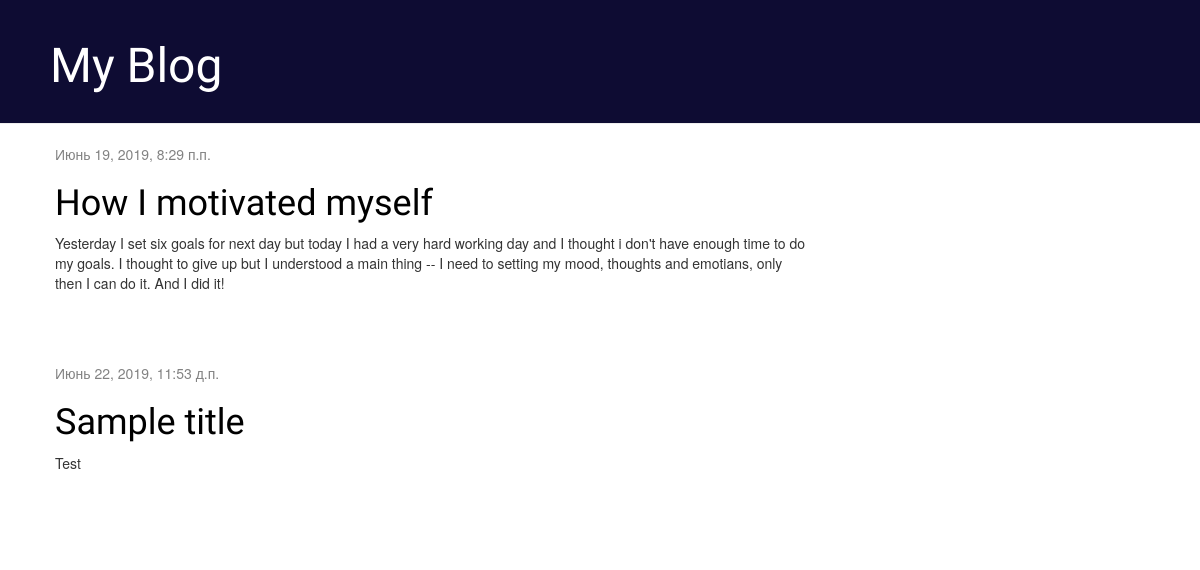
The app's page /, older data.
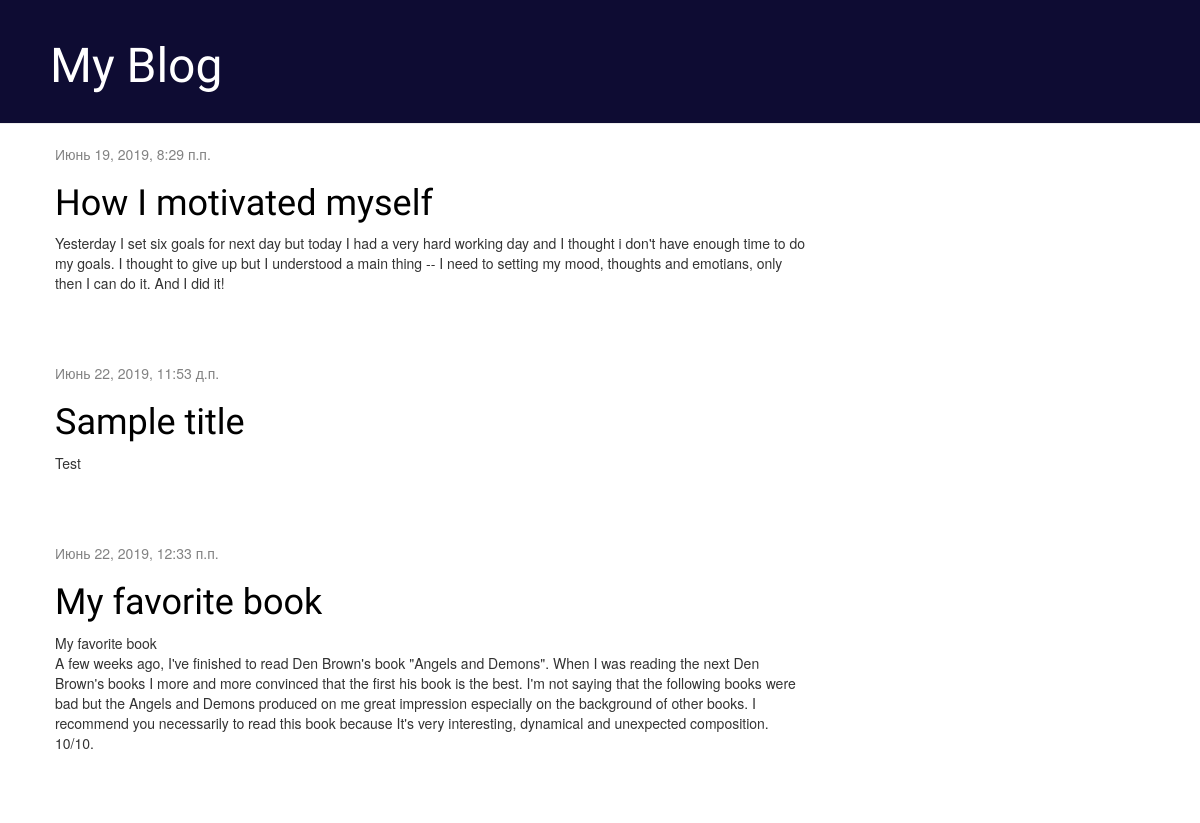
The same page, newer data.
### blog/models.py (models this page shows, shortened)
class Post(models.Model):
    author = models.ForeignKey(settings.AUTH_USER_MODEL, on_delete=models.CASCADE)
    title = models.CharField(max_length=200)
    text = models.TextField()
    created_date = models.DateTimeField(default=timezone.now)
    published_date = models.DateTimeField(blank=True, null=True)

### blog/views.py (the view)
# urls.py: path('', views.post_list, name='post_list'),
def post_list(request):
    posts = Post.objects.filter(published_date__lte=timezone.now()).order_by('published_date')
    return render(request, 'blog/post_list.html', {'posts': posts})

### blog/templates/blog/post_list.html
{% extends 'blog/base.html' %}
{% block content %}
    {% for post in posts %}
        <div class="post">
            <div class="date">
                {{ post.published_date }}
            </div>
            <h1><a href="{% url 'post_detail' pk=post.pk %}">{{ post.title }}</a></h1>
            <p>{{ post.text|linebreaksbr }}</p>
        </div>
    {% endfor %}
{% endblock %}

Row changes from the older to the newer data that the page shows:
added Post: published_date "Июнь 22, 2019, 12:33 п.п.", title "My favorite book", text "My favorite book A few weeks ago, I've finished to read Den Brown's book \"Angels and Demons\". When I was reading the next Den Brown's books I more and more convinced that the first his book is the best. I'm not saying that the following books were bad but the Angels and Demons produced on me great impression especially on the background of other books. I recommend you necessarily to read this book because It's very interesting, dynamical and unexpected composition. 10/10."
